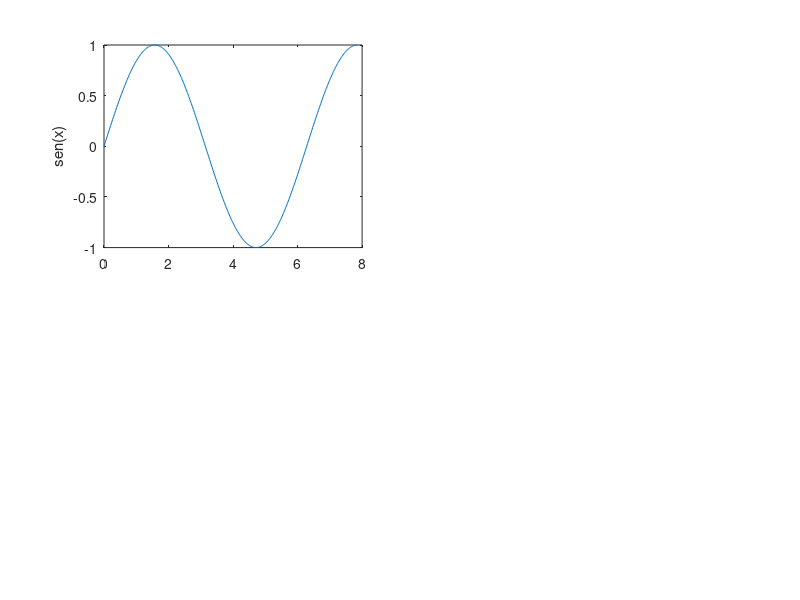

MATLAB code for this plot:
x= linspace (0,5*pi/2,500)

y1= sin(x);

subplot(2,2,1)
plot(x,y1)
ylabel('sen(x)')

y2= cos(x);
y3= 2 *sin(x).*cos(x);
y4= sin(x)/exp(x);

